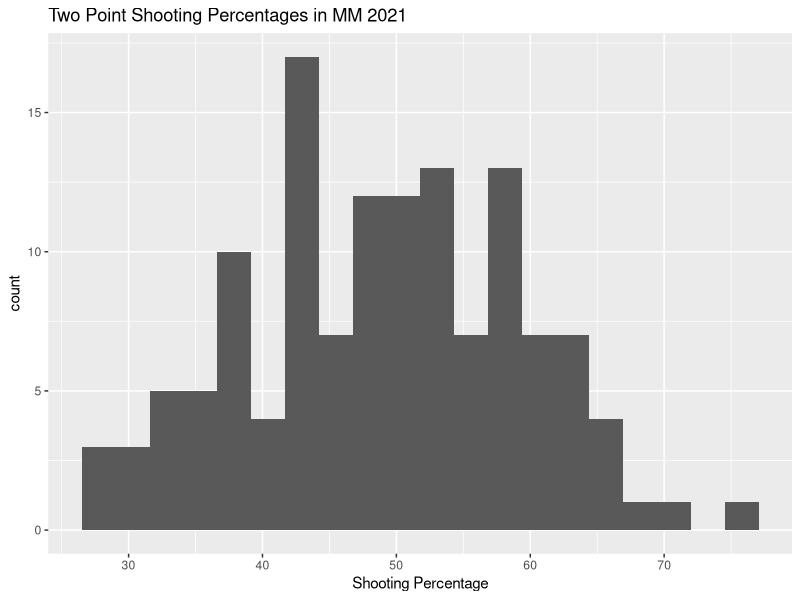
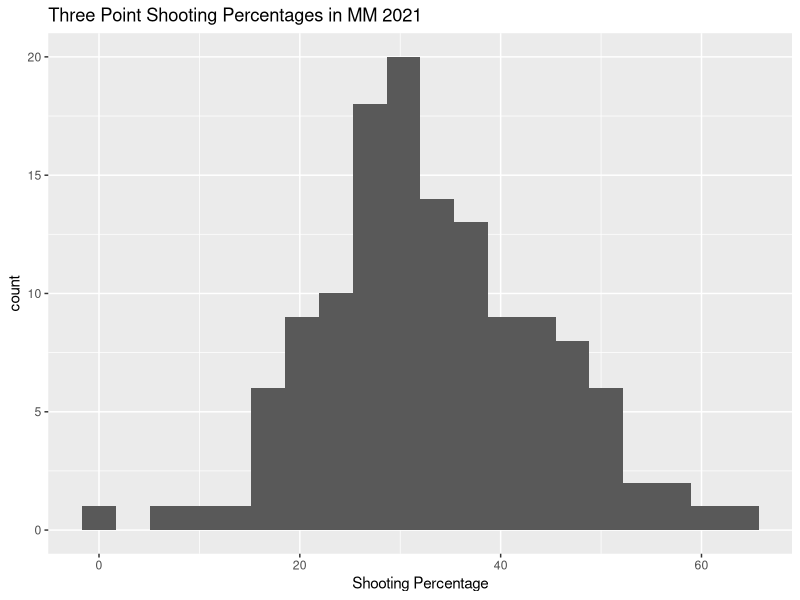
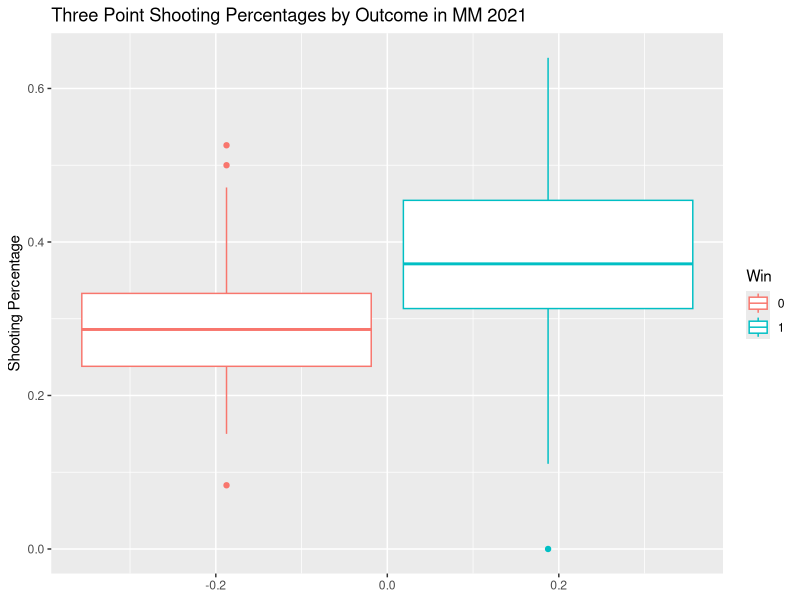

These figures' R source, in order:
## ---- chunk 1
knitr::opts_chunk$set(echo  =  TRUE, warning = FALSE, message = FALSE)
## ---- chunk 2
library(tidyverse)
library(broom)
library(knitr)
library(readxl)
## ---- chunk 3
marchmadness2021 <- read_excel("Data/March_Madness_2021_AllGames_Data.xlsx")
mm2021byteams <- 
read_excel("Data/March_Madness_2021_GamesByTeam_Data.xlsx")
mm2021byteams <- mm2021byteams %>% mutate(Win = factor(Win))
## ---- chunk 4
marchmadness2021 <- marchmadness2021 %>% 
  mutate(more3s = factor(if_else(W3P > L3P, 1, if_else(W3P == L3P, 0.5, 0))))

marchmadness2021 %>% count(more3s)
## ---- chunk 5
marchmadness2021 <- marchmadness2021 %>% 
  mutate(better3s = factor(if_else( (W3P/W3PA) > (L3P/L3PA), 
  1, if_else((W3P/W3PA) == (L3P/L3PA), 0.5, 0))))

marchmadness2021 %>% count(better3s)
## ---- chunk 6
marchmadness2021 %>% count(more3s, better3s, sort = TRUE)
## ---- chunk 7
marchmadness2021 <- marchmadness2021 %>% 
  mutate(more2s = factor(if_else(W2P > L2P , 1, if_else(W2P == L2P, 0.5, 0))))

marchmadness2021 %>% count(more2s)
## ---- chunk 8
marchmadness2021 <- marchmadness2021 %>% 
  mutate(better2s = factor(if_else((W2P/W2PA) > (L2P/L2PA), 1, if_else((W2P/W2PA) == (L2P/L2PA), 0.5, 0))))

marchmadness2021 %>% count(better2s)
## ---- chunk 9
marchmadness2021 <- marchmadness2021 %>% 
  mutate(morefgs = factor(if_else(WFG > LFG , 1, if_else(WFG == LFG, 0.5, 0))))

marchmadness2021 %>% count(morefgs)
## ---- chunk 10
marchmadness2021 <- marchmadness2021 %>% 
  mutate(betterfgs = factor(if_else((WFG/WFGA) > (LFG/LFGA), 
  1, if_else((WFG/WFGA) == (LFG/LFGA), 0.5, 0))))

marchmadness2021 %>% count(betterfgs)
## ---- chunk 11
mm2021byteams <- mm2021byteams %>% mutate(twoPercent = `2P%` * 100)

ggplot(data = mm2021byteams, aes(x = twoPercent)) + 
  geom_histogram(bins = 20) + 
  labs(x = "Shooting Percentage", 
       title = "Two Point Shooting Percentages in MM 2021")
## ---- chunk 12
mm2021byteams <- mm2021byteams %>% mutate(threePercent = `3P%` * 100)

ggplot(data = mm2021byteams, aes(x = threePercent)) + 
  geom_histogram(bins = 20) + 
  labs(x = "Shooting Percentage", 
       title = "Three Point Shooting Percentages in MM 2021")
## ---- chunk 13
mm2021byteams %>%
  summarise(twoPercent_mean = mean(twoPercent),
            threePercent_mean = mean(threePercent),
            twoPercent_sd = sd(twoPercent),
            threePercent_sd = sd(threePercent))
## ---- chunk 14
ggplot(data = mm2021byteams, aes(y = `3P%`, color = Win)) + 
  geom_boxplot() + 
  labs(y = "Shooting Percentage", 
       title = "Three Point Shooting Percentages by Outcome in MM 2021")
